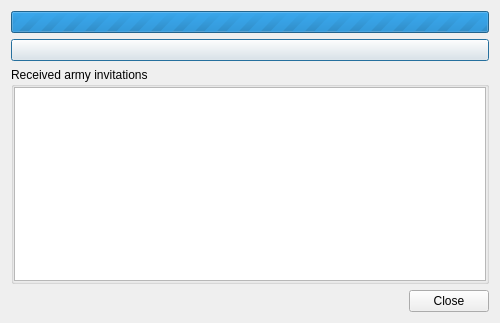
<?xml version="1.0" encoding="UTF-8"?>
<ui version="4.0">
 <class>ArmyMemberDialog</class>
 <widget class="QDialog" name="ArmyMemberDialog">
  <property name="geometry">
   <rect>
    <x>0</x>
    <y>0</y>
    <width>500</width>
    <height>323</height>
   </rect>
  </property>
  <property name="sizePolicy">
   <sizepolicy hsizetype="Fixed" vsizetype="Preferred">
    <horstretch>1</horstretch>
    <verstretch>1</verstretch>
   </sizepolicy>
  </property>
  <property name="windowTitle">
   <string>Send/Receive Army Invitations</string>
  </property>
  <layout class="QVBoxLayout" name="verticalLayout" stretch="0,0,0,1">
   <item>
    <widget class="QProgressBar" name="progressBar">
     <property name="maximum">
      <number>0</number>
     </property>
     <property name="value">
      <number>0</number>
     </property>
    </widget>
   </item>
   <item>
    <widget class="QPushButton" name="pushButton"/>
   </item>
   <item>
    <widget class="QGroupBox" name="groupBox">
     <property name="title">
      <string>Received army invitations</string>
     </property>
     <layout class="QVBoxLayout" name="verticalLayout_2">
      <property name="leftMargin">
       <number>0</number>
      </property>
      <property name="topMargin">
       <number>0</number>
      </property>
      <property name="rightMargin">
       <number>0</number>
      </property>
      <property name="bottomMargin">
       <number>0</number>
      </property>
      <item>
       <widget class="QListWidget" name="listWidget">
        <property name="alternatingRowColors">
         <bool>true</bool>
        </property>
        <property name="selectionMode">
         <enum>QAbstractItemView::NoSelection</enum>
        </property>
       </widget>
      </item>
     </layout>
    </widget>
   </item>
   <item>
    <widget class="QDialogButtonBox" name="buttonBox">
     <property name="orientation">
      <enum>Qt::Horizontal</enum>
     </property>
     <property name="standardButtons">
      <set>QDialogButtonBox::Close</set>
     </property>
     <property name="centerButtons">
      <bool>false</bool>
     </property>
    </widget>
   </item>
  </layout>
 </widget>
 <resources/>
 <connections>
  <connection>
   <sender>buttonBox</sender>
   <signal>accepted()</signal>
   <receiver>ArmyMemberDialog</receiver>
   <slot>accept()</slot>
   <hints>
    <hint type="sourcelabel">
     <x>254</x>
     <y>395</y>
    </hint>
    <hint type="destinationlabel">
     <x>157</x>
     <y>274</y>
    </hint>
   </hints>
  </connection>
  <connection>
   <sender>buttonBox</sender>
   <signal>rejected()</signal>
   <receiver>ArmyMemberDialog</receiver>
   <slot>reject()</slot>
   <hints>
    <hint type="sourcelabel">
     <x>322</x>
     <y>395</y>
    </hint>
    <hint type="destinationlabel">
     <x>286</x>
     <y>274</y>
    </hint>
   </hints>
  </connection>
 </connections>
</ui>
